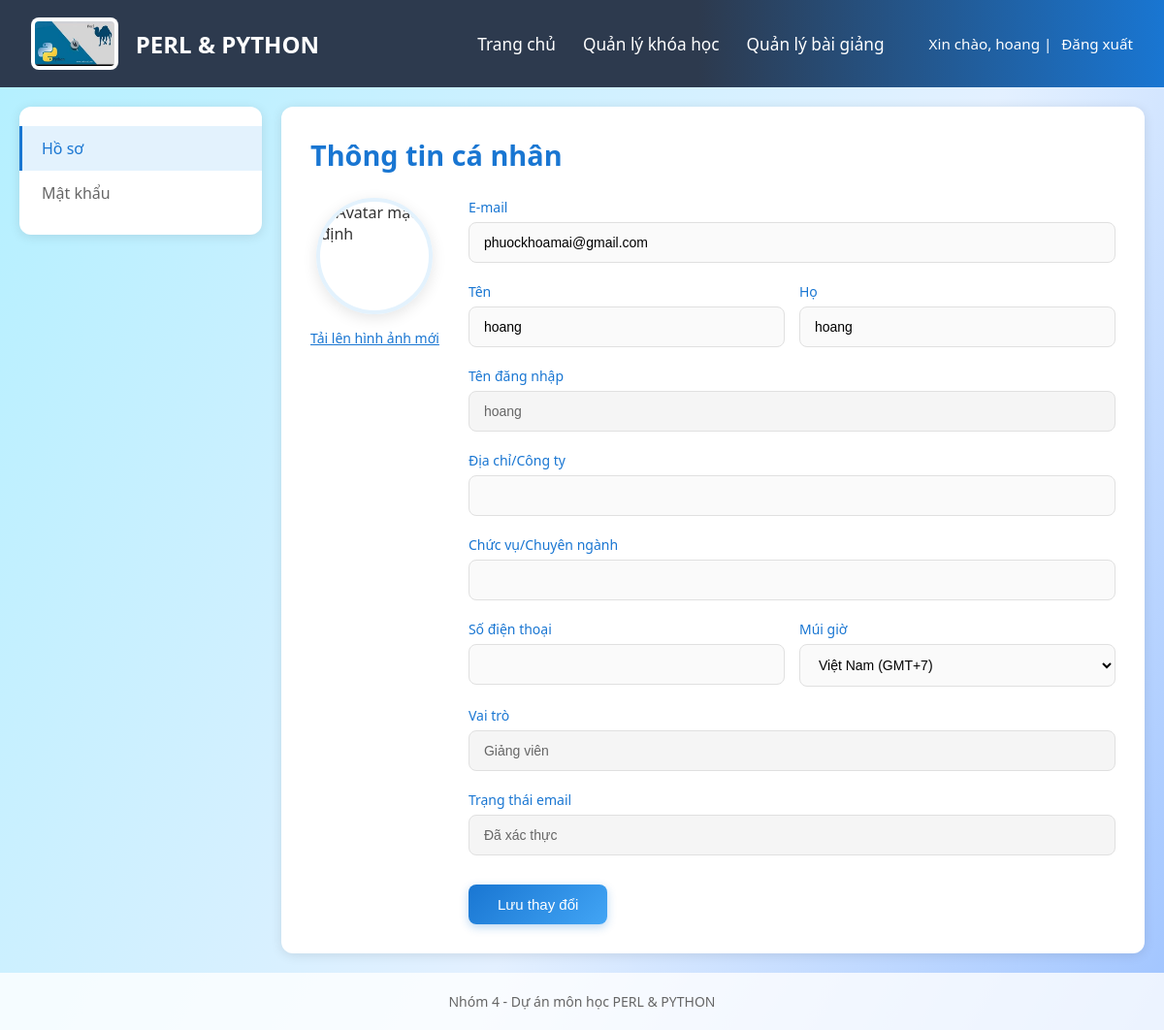
Screenshot of /profile/ (signed in) with the database file from the repository.
### core/models.py (models this page shows, shortened)
class Account(models.Model):
    username = models.CharField(max_length=150, unique=True)
    is_teacher = models.BooleanField(default=False)
    email = models.EmailField(blank=True, null=True)
    is_email_verified = models.BooleanField(default=False)
    two_factor_enabled = models.BooleanField(default=False)
    first_name = models.CharField(max_length=50)
    last_name = models.CharField(max_length=50)
    company = models.CharField(max_length=100, blank=True)
    title = models.CharField(max_length=100, blank=True)
    timezone = models.CharField(max_length=50, blank=True)
    phone_number = models.CharField(max_length=20, blank=True)
    avatar = models.ImageField(upload_to='avatars/', blank=True, null=True)

### cv/views.py (the view, shortened to what this page needs)
# urls.py: path('profile/', views.profile, name='profile'),
@login_required
def profile(request):
    try:
        account = Account.objects.get(username=request.user.username)
    except Account.DoesNotExist:
        account = None
    context = {
        'account': account,
        'now': timezone.now(),
    }
    return render(request, 'cv/profile.html', context)

### core/models.py (called while the page is built)
def get_account(user_instance):
    try:
        return Account.objects.get(username=user_instance.username)
    except Account.DoesNotExist:
        return None

### templates/cv/profile.html (shortened to what this page needs)
{% load static %}
<!DOCTYPE html>
<html lang="vi">
<head>
    <link rel="stylesheet" href="{% static 'css/profile.css' %}">
</head>
<body>
    <div class="header">
        <div class="logo">
            <img src="{% static 'image/headerIcon.jpg' %}" alt="Perl/Python Logo">
            <span class="title">PERL & PYTHON</span>
        </div>
        <div class="nav">
            {% if user.is_authenticated %}
                {% if request.user.account.is_teacher %}
                    <a href="{% url 'teacher_home' %}">Trang chủ</a>
                    <a href="{% url 'course_management' %}">Quản lý khóa học</a>
                    <a href="{% url 'lecture_list' %}">Quản lý bài giảng</a>
                {% else %}
                    <a href="{% url 'student_home' %}">Trang chủ</a>
                    <a href="{% url 'studentapp:course' %}">Khóa học</a>
                    <a href="{% url 'studentapp:assignment_list' %}">Bài tập</a>
                    <a href="{% url 'studentapp:ide_online' %}">IDE Online</a>
                    <a href="{% url 'studentapp:chatbot' %}">Chatbot AI</a>
                {% endif %}
                <span class="lang">Xin chào, {{ user.first_name }} | <a href="{% url 'signout' %}">Đăng xuất</a></span>
            {% endif %}
        </div>
    </div>
    <div class="main-container">
        <div class="sidebar">
            <a href="{% url 'cv:profile' %}" class="menu-item active">Hồ sơ</a>
            <a href="{% url 'cv:password_2fa' %}" class="menu-item">Mật khẩu</a>
        </div>
        <div class="main-content">
            <h1>Thông tin cá nhân</h1>
            <form method="post" enctype="multipart/form-data">
                <div class="profile-form">
                    <div class="profile-image-section">
                        <div class="profile-avatar">
                            {% if account.avatar %}
                                <img src="{{ account.avatar.url }}" alt="Avatar">
                            {% else %}
                                <img src="{% static '#' %}" alt="Avatar mặc định">
                            {% endif %}
                        </div>
                        <label for="avatar" class="upload-link">Tải lên hình ảnh mới</label>
                    </div>
                    <div class="form-fields">
                        <div class="form-group">
                            <label for="email">E-mail</label>
                            <input type="email" id="email" name="email" value="{{ account.email|default:'' }}" required>
                        </div>
                        <div class="form-row">
                            <div class="form-group">
                                <label for="first_name">Tên</label>
                                <input type="text" id="first_name" name="first_name" value="{{ account.first_name|default:'' }}" required>
                            </div>
                            <div class="form-group">
                                <label for="last_name">Họ</label>
                                <input type="text" id="last_name" name="last_name" value="{{ account.last_name|default:'' }}" required>
                            </div>
                        </div>
                        <div class="form-group">
                            <label for="username">Tên đăng nhập</label>
                            <input type="text" id="username" name="username" value="{{ account.username }}" readonly>
                        </div>
                        <div class="form-group">
                            <label for="company">Địa chỉ/Công ty</label>
                            <input type="text" id="company" name="company" value="{{ account.company|default:'' }}">
                        </div>
                        <div class="form-group">
                            <label for="title">Chức vụ/Chuyên ngành</label>
                            <input type="text" id="title" name="title" value="{{ account.title|default:'' }}">
                        </div>
                        <div class="form-row">
                            <div class="form-group">
                                <label for="phone_number">Số điện thoại</label>
                                <input type="text" id="phone_number" name="phone_number" value="{{ account.phone_number|default:'' }}">
                            </div>
                            <div class="form-group">
                                <label for="timezone">Múi giờ</label>
                                <select id="timezone" name="timezone">
                                    <option value="Asia/Ho_Chi_Minh" {% if account.timezone == 'Asia/Ho_Chi_Minh' %}selected{% endif %}>Việt Nam (GMT+7)</option>
                                </select>
                            </div>
                        </div>
                        <div class="form-group">
                            <label>Vai trò</label>
                            <input type="text" value="{% if account.is_teacher %}Giảng viên{% else %}Sinh viên{% endif %}" readonly>
                        </div>
                        <div class="form-group">
                            <label>Trạng thái email</label>
                            <input type="text" value="{% if account.is_email_verified %}Đã xác thực{% else %}Chưa xác thực{% endif %}" readonly>
                        </div>
                        <button type="submit" class="save-changes-btn">Lưu thay đổi</button>
                    </div>
                </div>
            </form>
        </div>
    </div>
    <footer class="footer">
        Nhóm 4 - Dự án môn học PERL & PYTHON
    </footer>
</body>
</html>

### static/css/profile.css (style rules this page uses)
* { margin: 0; padding: 0; box-sizing: border-box; }
body { background: linear-gradient(120deg, #b2f0ff 0%, #e3f0ff 60%, #a0c4ff 100%); font-family: 'Segoe UI', Arial, sans-serif; min-height: 100vh; color: #333; }
.header { background: linear-gradient(90deg, #2d3a4e 60%, #1976d2 100%); color: #fff; min-height: 90px; display: flex; align-items: center; justify-content: space-between; padding: 0 32px; }
.logo { display: flex; align-items: center; gap: 18px; }
.logo img { height: 54px; background: #fff; border-radius: 8px; padding: 4px; }
.title { font-size: 1.5rem; font-weight: bold; }
.nav { display: flex; gap: 28px; align-items: center; font-size: 1.08rem; }
.nav a { color: #fff; text-decoration: none; font-weight: 500; transition: color 0.2s; }
.lang { margin-left: 18px; font-size: 0.95rem; }
.lang a { color: #fff; margin-left: 6px; text-decoration: none; }
.main-container { display: flex; max-width: 1200px; margin: 20px auto; gap: 20px; padding: 0 20px; min-height: calc(100vh - 200px); }
.sidebar { background: white; border-radius: 12px; padding: 20px 0; box-shadow: 0 2px 12px rgba(0,0,0,0.1); width: 250px; height: fit-content; }
.menu-item { display: block; padding: 12px 20px; color: #666; text-decoration: none; transition: all 0.2s; border-left: 3px solid transparent; cursor: pointer; }
.menu-item.active { background: #e3f2fd; color: #1976d2; border-left-color: #1976d2; font-weight: 500; }
.main-content { flex: 1; background: white; border-radius: 12px; padding: 30px; box-shadow: 0 2px 12px rgba(0,0,0,0.1); }
.main-content h1 { color: #1976d2; margin-bottom: 25px; font-size: 1.8rem; font-weight: 600; }
.profile-form { display: flex; gap: 30px; align-items: flex-start; }
.profile-image-section { display: flex; flex-direction: column; align-items: center; gap: 15px; }
.profile-avatar { width: 120px; height: 120px; border-radius: 50%; overflow: hidden; border: 4px solid #e3f2fd; box-shadow: 0 4px 15px rgba(0,0,0,0.1); }
.profile-avatar img { width: 100%; height: 100%; object-fit: cover; }
.upload-link { color: #1976d2; cursor: pointer; font-size: 14px; text-decoration: underline; transition: color 0.2s; }
.form-fields { flex: 1; }
.form-group { margin-bottom: 20px; }
.form-row { display: flex; gap: 15px; }
.form-row .form-group { flex: 1; }
label { display: block; margin-bottom: 6px; color: #1976d2; font-weight: 500; font-size: 14px; }
input[type="text"], input[type="email"], select { width: 100%; padding: 12px 15px; border: 1.5px solid #e0e0e0; border-radius: 8px; font-size: 14px; transition: all 0.2s; background: #fafafa; }
input[readonly] { background: #f5f5f5; color: #666; cursor: not-allowed; }
select { cursor: pointer; }
.save-changes-btn { background: linear-gradient(135deg, #1976d2 0%, #42a5f5 100%); color: white; border: none; border-radius: 8px; padding: 12px 30px; font-size: 15px; font-weight: 500; cursor: pointer; transition: all 0.2s; box-shadow: 0 3px 10px rgba(25, 118, 210, 0.3); margin-top: 10px; }
.footer { text-align: center; padding: 20px; color: #666; font-size: 14px; background: rgba(255,255,255,0.8); margin-top: 20px; }

### rows the page displays
Account: email "phuockhoamai@gmail.com", first_name "hoang", last_name "hoang", username "hoang", is_teacher "Giảng viên", is_email_verified "Đã xác thực"

### other values shown
{{ user.first_name }} "hoang"
